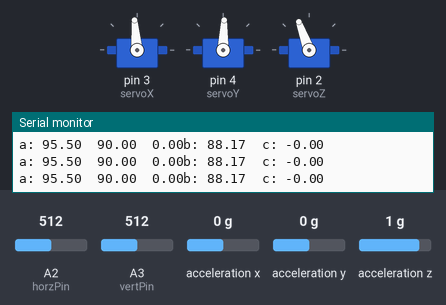
Bench run of a sketch on a simulated Arduino Uno, built with avr-gcc and run on an emulated ATmega328P. Parts: 3 × servo, the last lines printed to the serial monitor. Wiring (inferred from the names in the program): MPU-6050 motion sensor at I2C address 0x68. The inputs (shaded band) are chosen by the test bench; at power-on: A2 (horzPin) = 512, A3 (vertPin) = 512, acceleration x 0 g, acceleration y 0 g, acceleration z 1 g.

Above: at 2.2 s.
2.3 s: A2 (horzPin) set to 716
At 3.5 s:
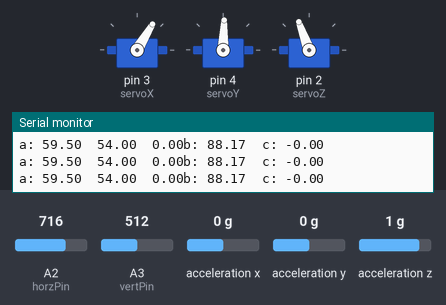
3.8 s: A3 (vertPin) set to 716
At 4.8 s:
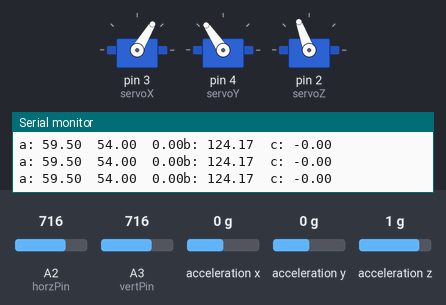
5.3 s: A2 (horzPin) set to 958
At 6.0 s:
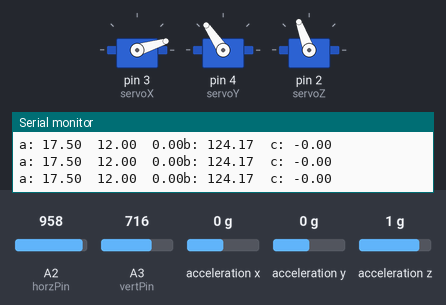
6.8 s: A2 (horzPin) set to 983
At 7.3 s:
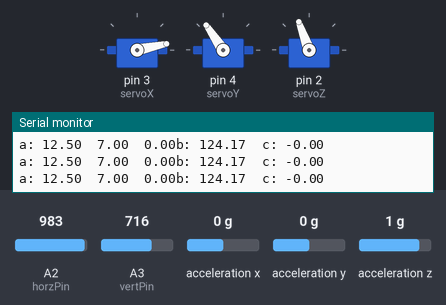
8.3 s: A3 (vertPin) set to 306
At 9.5 s:
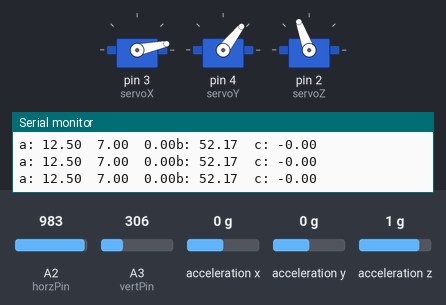
9.8 s: A3 (vertPin) set to 67
At 11.0 s:
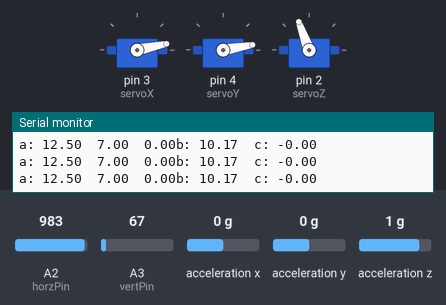
11.3 s: A3 (vertPin) set to 60
Timing chart, 0 to 13.8 s (numbered marks = the images above; inputs shaded):
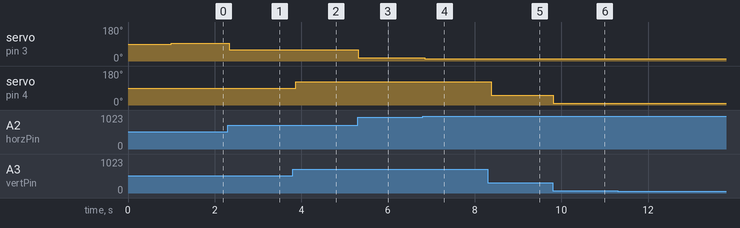

Measured:
- after the input at 2.3 s, servo on pin 3 (servoX): 95° → 59° at once
- after the input at 3.8 s, servo on pin 4 (servoY): 88° → 124° after 0.07 s
- after the input at 5.3 s, servo on pin 3 (servoX): 59° → 17° at once
- after the input at 6.8 s, servo on pin 3 (servoX): 17° → 12° after 0.05 s
- after the input at 8.3 s, servo on pin 4 (servoY): 124° → 52° after 0.08 s
- after the input at 9.8 s, servo on pin 4 (servoY): 52° → 10° at once
- after the input at 11.3 s, servo on pin 4 (servoY): 10° → 9° after 0.06 s

The sketch:

Autolivellante__automatica.ino
```cpp
#include <SPI.h>
#include <Wire.h>
#include <Servo.h>
#define MPU 0x68  // I2C address of the MPU-6050
int horzPin = 2;
int vertPin = 3;
double horzVal;
double vertVal;
Servo servoX, servoY,servoZ;
double acX,acY,acZ;
double pitch, roll,Z;


void setup(){
  Serial.begin(9600);
  servoX.attach(3);
  servoY.attach(4);
  servoZ.attach(2);
  servoZ.write(110);
  init_MPU(); // Inizializzazione MPU6050

  functionsMPU();

  roll = functionspitchroll(acX, acY, acZ);   //Calcolo angolo roll
  pitch = functionspitchroll(acY, acX, acZ);  //Calcolo angolo pitch
}

void loop()
{
  double a,b,c;


  vertVal = analogRead(vertPin);
  vertVal = map(vertVal, 0, 1023, 0, 179);
  b=pitch -0.83 + vertVal;
  servoY.write(b);

  if (vertVal > 170)
  { while (vertVal > 95.5) {
     vertVal = analogRead(vertPin);
  vertVal = map(vertVal, 0, 1023, 0, 179);
  b=pitch +3 + vertVal;
    servoY.write(b);
      horzVal = analogRead(horzPin);
      horzVal = map(horzVal, 0, 1023, 0, 179);
      c=30 +horzVal;
      servoZ.write(c);

    }
  }
  else
  {
    horzVal = analogRead(horzPin);
    horzVal = map(horzVal, 0, 1023, 179, 0);
    a=  5.5 - roll +horzVal ;
    servoX.write(a);
  }
  delay(100);


  Serial.print("a: "); Serial.print(a);  Serial.print("\t");Serial.print(horzVal);  Serial.print("\t");Serial.print(roll);
  Serial.print("b: "); Serial.print(b);
  Serial.print("\t");
  Serial.print("c: "); Serial.print(c);
  Serial.print("\n");


}

void init_MPU(){
  Wire.begin();
  Wire.beginTransmission(MPU);
  Wire.write(0x6B);  // PWR_MGMT_1 register
  Wire.write(0);     // set to zero (wakes up the MPU-6050)
  Wire.endTransmission(true);
  delay(1000);
}

//Funzione per il calcolo degli angoli pitch e roll
double functionspitchroll(double A, double B, double C){
  double DatoA, DatoB, Value;
  DatoA = A;
  DatoB = (B*B) + (C*C);
  DatoB = sqrt(DatoB);
  Value = atan2(DatoA, DatoB);
  Value = Value * 180/3.14;
  return Value;
}

//Funzione per l'acquisizione degli assi X,Y,Z del MPU6050
void functionsMPU(){
  Wire.beginTransmission(MPU);
  Wire.write(0x3B);  // starting with register 0x3B (ACCEL_XOUT_H)
  Wire.endTransmission(false);
  Wire.requestFrom(MPU,6,true);  // request a total of 14 registers
  acX=Wire.read()<<8|Wire.read();  // 0x3B (ACCEL_XOUT_H) & 0x3C (ACCEL_XOUT_L)
  acY=Wire.read()<<8|Wire.read();  // 0x3D (ACCEL_YOUT_H) & 0x3E (ACCEL_YOUT_L)
  acZ=Wire.read()<<8|Wire.read();  // 0x3D (ACCEL_YOUT_H) & 0x3E (ACCEL_YOUT_L)
}
```
